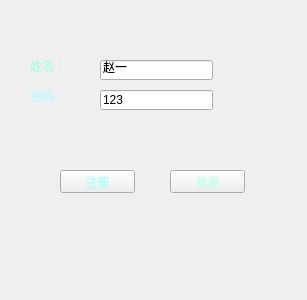
<?xml version="1.0" encoding="UTF-8"?>
<ui version="4.0">
 <class>Login</class>
 <widget class="QWidget" name="Login">
  <property name="geometry">
   <rect>
    <x>0</x>
    <y>0</y>
    <width>307</width>
    <height>300</height>
   </rect>
  </property>
  <property name="windowTitle">
   <string>签到</string>
  </property>
  <property name="styleSheet">
   <string notr="true"/>
  </property>
  <widget class="QLabel" name="label">
   <property name="geometry">
    <rect>
     <x>30</x>
     <y>60</y>
     <width>54</width>
     <height>12</height>
    </rect>
   </property>
   <property name="styleSheet">
    <string notr="true">color: rgb(170, 255, 223);</string>
   </property>
   <property name="text">
    <string>姓名：   </string>
   </property>
  </widget>
  <widget class="QLabel" name="label_2">
   <property name="geometry">
    <rect>
     <x>30</x>
     <y>90</y>
     <width>54</width>
     <height>12</height>
    </rect>
   </property>
   <property name="styleSheet">
    <string notr="true">color: rgb(189, 249, 255);</string>
   </property>
   <property name="text">
    <string>密码：</string>
   </property>
  </widget>
  <widget class="QLineEdit" name="lineEdit">
   <property name="geometry">
    <rect>
     <x>100</x>
     <y>60</y>
     <width>113</width>
     <height>20</height>
    </rect>
   </property>
   <property name="styleSheet">
    <string notr="true"/>
   </property>
   <property name="text">
    <string>赵一</string>
   </property>
  </widget>
  <widget class="QLineEdit" name="lineEdit_2">
   <property name="geometry">
    <rect>
     <x>100</x>
     <y>90</y>
     <width>113</width>
     <height>20</height>
    </rect>
   </property>
   <property name="text">
    <string>123</string>
   </property>
  </widget>
  <widget class="QPushButton" name="pushButton">
   <property name="geometry">
    <rect>
     <x>60</x>
     <y>170</y>
     <width>75</width>
     <height>23</height>
    </rect>
   </property>
   <property name="styleSheet">
    <string notr="true">color: rgb(169, 255, 250);
border-image: url(:/图片1558917959422.jpeg);</string>
   </property>
   <property name="text">
    <string>注册</string>
   </property>
  </widget>
  <widget class="QPushButton" name="pushButton_2">
   <property name="geometry">
    <rect>
     <x>170</x>
     <y>170</y>
     <width>75</width>
     <height>23</height>
    </rect>
   </property>
   <property name="styleSheet">
    <string notr="true">color: rgb(190, 255, 239);
border-image: url(:/图片1558917959422.jpeg);</string>
   </property>
   <property name="text">
    <string>登录</string>
   </property>
  </widget>
  <widget class="QWidget" name="widget" native="true">
   <property name="geometry">
    <rect>
     <x>0</x>
     <y>0</y>
     <width>311</width>
     <height>301</height>
    </rect>
   </property>
   <property name="styleSheet">
    <string notr="true">border-image: url(:/图片1558917959422.jpeg);</string>
   </property>
  </widget>
  <zorder>widget</zorder>
  <zorder>label</zorder>
  <zorder>label_2</zorder>
  <zorder>lineEdit</zorder>
  <zorder>lineEdit_2</zorder>
  <zorder>pushButton</zorder>
  <zorder>pushButton_2</zorder>
 </widget>
 <resources/>
 <connections/>
</ui>
